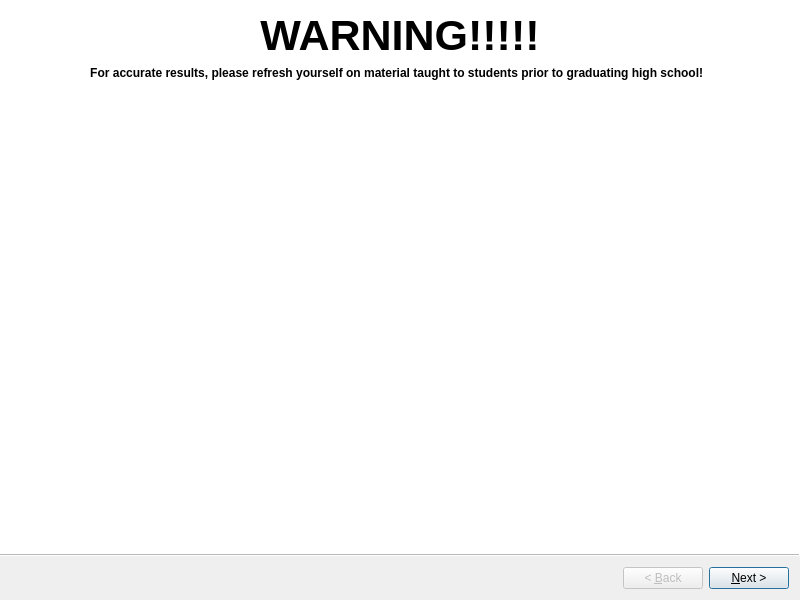
<?xml version="1.0" encoding="UTF-8"?>
<ui version="4.0">
 <class>tmc::suyudo::VerityWizard</class>
 <widget class="QWizard" name="tmc::suyudo::VerityWizard">
  <property name="geometry">
   <rect>
    <x>0</x>
    <y>0</y>
    <width>800</width>
    <height>600</height>
   </rect>
  </property>
  <property name="windowTitle">
   <string>ndexec version 0.0.1 (PALLET no suyudo)</string>
  </property>
  <property name="wizardStyle">
   <enum>QWizard::WizardStyle::ModernStyle</enum>
  </property>
  <property name="options">
   <set>QWizard::WizardOption::NoCancelButton</set>
  </property>
  <property name="currentId">
   <number>0</number>
  </property>
  <widget class="QWizardPage" name="wizardPage1">
   <layout class="QGridLayout" name="gridLayout">
    <item row="0" column="0">
     <widget class="QLabel" name="label">
      <property name="font">
       <font>
        <pointsize>32</pointsize>
        <bold>true</bold>
       </font>
      </property>
      <property name="text">
       <string>WARNING!!!!!</string>
      </property>
      <property name="alignment">
       <set>Qt::AlignmentFlag::AlignCenter</set>
      </property>
     </widget>
    </item>
    <item row="1" column="0">
     <widget class="QLabel" name="label_2">
      <property name="font">
       <font>
        <bold>true</bold>
       </font>
      </property>
      <property name="text">
       <string>For accurate results, please refresh yourself on material taught to students prior to graduating high school!  </string>
      </property>
      <property name="alignment">
       <set>Qt::AlignmentFlag::AlignCenter</set>
      </property>
     </widget>
    </item>
   </layout>
  </widget>
  <widget class="QWizardPage" name="wizardPage2"/>
 </widget>
 <resources/>
 <connections/>
</ui>
